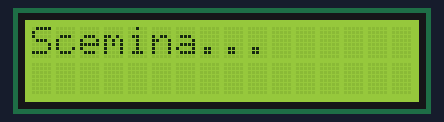
The program below on a simulated Raspberry Pi Pico running MicroPython. Shown: 16×2 character LCD. Library files of the repository ran but are not shown: pico_i2c_lcd.py.

Above: at 0.1 s.
At 2.1 s:
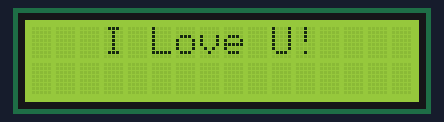

Measured:
- what the display in image 0 shows lasts 2.0 s, from 0.1 s to 2.1 s

The program:

main.py
```python
from pico_i2c_lcd import I2cLcd
import machine
import utime


i2c = machine.I2C(id=1, scl=machine.Pin(27), sda=machine.Pin(26), freq=100000)
lcd = I2cLcd(i2c, 0x27, 2, 16)  # LCD 16x2

while True:
    lcd.putstr('Scemina...')
    utime.sleep(2)
    lcd.clear()
    lcd.move_to(3, 0)
    lcd.putstr('I Love U!')
    utime.sleep(2)
    lcd.clear()
    # lcd.display_on()
```
